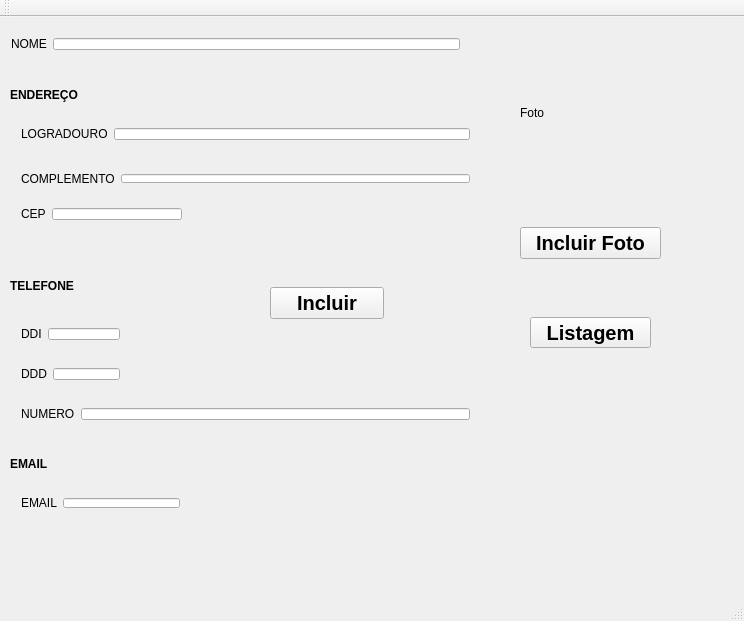
<?xml version="1.0" encoding="UTF-8"?>
<ui version="4.0">
 <class>TelaPrincipal</class>
 <widget class="QMainWindow" name="TelaPrincipal">
  <property name="geometry">
   <rect>
    <x>0</x>
    <y>0</y>
    <width>744</width>
    <height>621</height>
   </rect>
  </property>
  <property name="windowTitle">
   <string>AGENDA DE CLIENTES</string>
  </property>
  <widget class="QWidget" name="centralWidget">
   <widget class="QPushButton" name="pushButtonIncluir">
    <property name="geometry">
     <rect>
      <x>270</x>
      <y>270</y>
      <width>114</width>
      <height>32</height>
     </rect>
    </property>
    <property name="font">
     <font>
      <pointsize>15</pointsize>
      <weight>75</weight>
      <bold>true</bold>
     </font>
    </property>
    <property name="text">
     <string>Incluir</string>
    </property>
   </widget>
   <widget class="QLabel" name="label_2">
    <property name="geometry">
     <rect>
      <x>10</x>
      <y>70</y>
      <width>141</width>
      <height>16</height>
     </rect>
    </property>
    <property name="font">
     <font>
      <weight>75</weight>
      <bold>true</bold>
     </font>
    </property>
    <property name="text">
     <string>ENDEREÇO</string>
    </property>
   </widget>
   <widget class="QWidget" name="layoutWidget">
    <property name="geometry">
     <rect>
      <x>0</x>
      <y>10</y>
      <width>471</width>
      <height>34</height>
     </rect>
    </property>
    <layout class="QHBoxLayout" name="horizontalLayout">
     <item>
      <widget class="QLabel" name="label">
       <property name="text">
        <string>NOME</string>
       </property>
      </widget>
     </item>
     <item>
      <widget class="QLineEdit" name="lineEditNome">
       <property name="font">
        <font>
         <pointsize>15</pointsize>
         <weight>75</weight>
         <bold>true</bold>
        </font>
       </property>
      </widget>
     </item>
    </layout>
   </widget>
   <widget class="QWidget" name="layoutWidget">
    <property name="geometry">
     <rect>
      <x>10</x>
      <y>180</y>
      <width>183</width>
      <height>34</height>
     </rect>
    </property>
    <layout class="QHBoxLayout" name="horizontalLayout_4">
     <item>
      <widget class="QLabel" name="label_5">
       <property name="text">
        <string>CEP</string>
       </property>
      </widget>
     </item>
     <item>
      <widget class="QLineEdit" name="lineEditCep">
       <property name="font">
        <font>
         <pointsize>15</pointsize>
         <weight>75</weight>
         <bold>true</bold>
        </font>
       </property>
      </widget>
     </item>
    </layout>
   </widget>
   <widget class="QWidget" name="layoutWidget">
    <property name="geometry">
     <rect>
      <x>10</x>
      <y>100</y>
      <width>471</width>
      <height>34</height>
     </rect>
    </property>
    <layout class="QHBoxLayout" name="horizontalLayout_2">
     <item>
      <widget class="QLabel" name="label_3">
       <property name="text">
        <string>LOGRADOURO</string>
       </property>
      </widget>
     </item>
     <item>
      <widget class="QLineEdit" name="lineEditLogradouro">
       <property name="font">
        <font>
         <pointsize>15</pointsize>
         <weight>75</weight>
         <bold>true</bold>
        </font>
       </property>
      </widget>
     </item>
    </layout>
   </widget>
   <widget class="QWidget" name="layoutWidget">
    <property name="geometry">
     <rect>
      <x>10</x>
      <y>146</y>
      <width>471</width>
      <height>31</height>
     </rect>
    </property>
    <layout class="QHBoxLayout" name="horizontalLayout_3">
     <item>
      <widget class="QLabel" name="label_4">
       <property name="text">
        <string>COMPLEMENTO</string>
       </property>
      </widget>
     </item>
     <item>
      <widget class="QLineEdit" name="lineEditComplemento">
       <property name="font">
        <font>
         <weight>75</weight>
         <bold>true</bold>
        </font>
       </property>
      </widget>
     </item>
    </layout>
   </widget>
   <widget class="QWidget" name="layoutWidget_4">
    <property name="geometry">
     <rect>
      <x>10</x>
      <y>300</y>
      <width>121</width>
      <height>34</height>
     </rect>
    </property>
    <layout class="QHBoxLayout" name="horizontalLayout_7">
     <item>
      <widget class="QLabel" name="label_7">
       <property name="text">
        <string>DDI</string>
       </property>
      </widget>
     </item>
     <item>
      <widget class="QLineEdit" name="lineEditDDI">
       <property name="font">
        <font>
         <pointsize>15</pointsize>
         <weight>75</weight>
         <bold>true</bold>
        </font>
       </property>
      </widget>
     </item>
    </layout>
   </widget>
   <widget class="QWidget" name="layoutWidget_5">
    <property name="geometry">
     <rect>
      <x>10</x>
      <y>340</y>
      <width>121</width>
      <height>34</height>
     </rect>
    </property>
    <layout class="QHBoxLayout" name="horizontalLayout_8">
     <item>
      <widget class="QLabel" name="label_8">
       <property name="text">
        <string>DDD</string>
       </property>
      </widget>
     </item>
     <item>
      <widget class="QLineEdit" name="lineEditDDD">
       <property name="font">
        <font>
         <pointsize>15</pointsize>
         <weight>75</weight>
         <bold>true</bold>
        </font>
       </property>
      </widget>
     </item>
    </layout>
   </widget>
   <widget class="QWidget" name="layoutWidget_6">
    <property name="geometry">
     <rect>
      <x>10</x>
      <y>380</y>
      <width>471</width>
      <height>34</height>
     </rect>
    </property>
    <layout class="QHBoxLayout" name="horizontalLayout_9">
     <item>
      <widget class="QLabel" name="label_9">
       <property name="text">
        <string>NUMERO</string>
       </property>
      </widget>
     </item>
     <item>
      <widget class="QLineEdit" name="lineEditNum">
       <property name="font">
        <font>
         <pointsize>15</pointsize>
         <weight>75</weight>
         <bold>true</bold>
        </font>
       </property>
      </widget>
     </item>
    </layout>
   </widget>
   <widget class="QLabel" name="label_6">
    <property name="geometry">
     <rect>
      <x>10</x>
      <y>260</y>
      <width>64</width>
      <height>17</height>
     </rect>
    </property>
    <property name="font">
     <font>
      <weight>75</weight>
      <bold>true</bold>
     </font>
    </property>
    <property name="text">
     <string>TELEFONE</string>
    </property>
   </widget>
   <widget class="QLabel" name="lblFoto">
    <property name="geometry">
     <rect>
      <x>520</x>
      <y>10</y>
      <width>171</width>
      <height>171</height>
     </rect>
    </property>
    <property name="text">
     <string>Foto</string>
    </property>
   </widget>
   <widget class="QPushButton" name="pushButtonIncluirFoto">
    <property name="geometry">
     <rect>
      <x>520</x>
      <y>210</y>
      <width>141</width>
      <height>32</height>
     </rect>
    </property>
    <property name="font">
     <font>
      <pointsize>15</pointsize>
      <weight>75</weight>
      <bold>true</bold>
     </font>
    </property>
    <property name="text">
     <string>Incluir Foto</string>
    </property>
   </widget>
   <widget class="QPushButton" name="pushButtonListagem">
    <property name="geometry">
     <rect>
      <x>530</x>
      <y>300</y>
      <width>121</width>
      <height>31</height>
     </rect>
    </property>
    <property name="font">
     <font>
      <pointsize>15</pointsize>
      <weight>75</weight>
      <bold>true</bold>
     </font>
    </property>
    <property name="text">
     <string>Listagem</string>
    </property>
   </widget>
   <widget class="QWidget" name="layoutWidget_7">
    <property name="geometry">
     <rect>
      <x>10</x>
      <y>470</y>
      <width>181</width>
      <height>32</height>
     </rect>
    </property>
    <layout class="QHBoxLayout" name="horizontalLayout_10">
     <item>
      <widget class="QLabel" name="label_250">
       <property name="text">
        <string>EMAIL</string>
       </property>
      </widget>
     </item>
     <item>
      <widget class="QLineEdit" name="lineEditEmail"/>
     </item>
    </layout>
   </widget>
   <widget class="QLabel" name="label_10">
    <property name="geometry">
     <rect>
      <x>10</x>
      <y>440</y>
      <width>47</width>
      <height>13</height>
     </rect>
    </property>
    <property name="font">
     <font>
      <weight>75</weight>
      <bold>true</bold>
     </font>
    </property>
    <property name="text">
     <string>EMAIL</string>
    </property>
   </widget>
  </widget>
  <widget class="QMenuBar" name="menuBar">
   <property name="geometry">
    <rect>
     <x>0</x>
     <y>0</y>
     <width>744</width>
     <height>21</height>
    </rect>
   </property>
  </widget>
  <widget class="QToolBar" name="mainToolBar">
   <attribute name="toolBarArea">
    <enum>TopToolBarArea</enum>
   </attribute>
   <attribute name="toolBarBreak">
    <bool>false</bool>
   </attribute>
  </widget>
  <widget class="QStatusBar" name="statusBar"/>
 </widget>
 <layoutdefault spacing="6" margin="11"/>
 <tabstops>
  <tabstop>lineEditNome</tabstop>
  <tabstop>lineEditLogradouro</tabstop>
  <tabstop>lineEditComplemento</tabstop>
  <tabstop>lineEditCep</tabstop>
  <tabstop>lineEditDDI</tabstop>
  <tabstop>lineEditDDD</tabstop>
  <tabstop>lineEditNum</tabstop>
  <tabstop>pushButtonIncluirFoto</tabstop>
  <tabstop>pushButtonIncluir</tabstop>
 </tabstops>
 <resources/>
 <connections/>
</ui>
